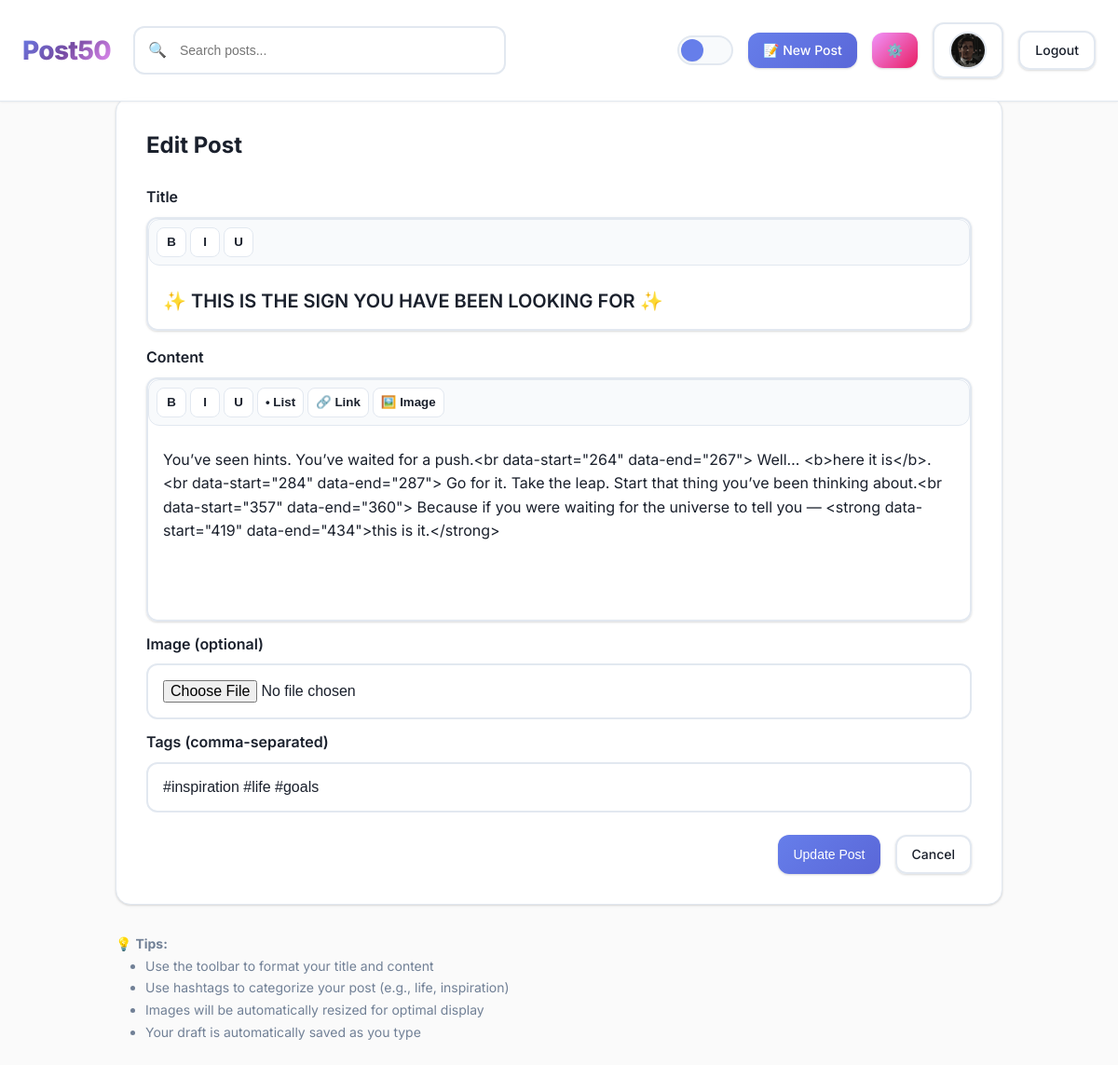
The app's page /post/1/edit (signed in) with its own data.
### app.py (models this page shows, shortened)
class User(db.Model, UserMixin):
    id = db.Column(db.Integer, primary_key=True)
    username = db.Column(db.String(80), unique=True, nullable=False)
    email = db.Column(db.String(120), unique=True, nullable=False)
    password_hash = db.Column(db.String(256), nullable=False)
    avatar_path = db.Column(db.String(255))
    theme_preference = db.Column(db.String(10), default='system')  # 'light', 'dark', 'system'
    created_at = db.Column(db.DateTime, default=dt.datetime.utcnow)
    posts = db.relationship('Post', backref='author', lazy=True)
    comments = db.relationship('Comment', backref='author', lazy=True)
    votes = db.relationship('Vote', backref='voter', lazy=True)

class Post(db.Model):
    id = db.Column(db.Integer, primary_key=True)
    title = db.Column(db.String(200), nullable=False)
    content = db.Column(db.Text, nullable=False)  # HTML content from rich editor
    image_path = db.Column(db.String(255))  # optional featured image
    created_at = db.Column(db.DateTime, default=dt.datetime.utcnow)
    updated_at = db.Column(db.DateTime, default=dt.datetime.utcnow, onupdate=dt.datetime.utcnow)
    author_id = db.Column(db.Integer, db.ForeignKey('user.id'), nullable=False)
    tags = db.relationship('Tag', secondary=post_tags, lazy='subquery', backref=db.backref('posts', lazy=True))
    comments = db.relationship('Comment', backref='post', lazy=True, cascade='all, delete-orphan')
    votes = db.relationship('Vote', backref='post', lazy=True, cascade='all, delete-orphan')

### app.py (the view, shortened to what this page needs)
    @app.route('/post/<int:post_id>/edit', methods=['GET', 'POST'])
    @login_required
    def post_edit(post_id: int):
        post = Post.query.get_or_404(post_id)
        if post.author_id != current_user.id:
            abort(403)
        return render_template('post_form.html', mode='edit', post=post)

### app.py (called while the page is built)
@login_manager.user_loader
def load_user(user_id):
    return User.query.get(int(user_id))

### templates/post_form.html (shortened to what this page needs)
{% extends "base.html" %}
{% block content %}
<div class="form-card">
    <h2>{% if post %}Edit Post{% else %}Create New Post{% endif %}</h2>
    <form method="post" enctype="multipart/form-data">
        <label for="title">Title</label>
        <div class="title-editor">
            <div class="toolbar">
                <button type="button" onclick="formatTitle('bold')">B</button>
                <button type="button" onclick="formatTitle('italic')">I</button>
                <button type="button" onclick="formatTitle('underline')">U</button>
            </div>
            <div id="titleEditor" contenteditable="true" class="form-input title-input" data-placeholder="Enter your post title...">{{ post.title if post else '' }}</div>
        </div>
        <label for="content">Content</label>
        <div class="editor">
            <div class="toolbar">
                <button type="button" onclick="formatText('bold')">B</button>
                <button type="button" onclick="formatText('italic')">I</button>
                <button type="button" onclick="formatText('underline')">U</button>
                <button type="button" onclick="insertList()">• List</button>
                <button type="button" onclick="insertLink()">🔗 Link</button>
                <button type="button" onclick="insertImage()">🖼️ Image</button>
            </div>
            <div id="editor" contenteditable="true" class="form-textarea" data-placeholder="Share your thoughts...">{{ post.content if post else '' }}</div>
        </div>
        <label for="image">Image (optional)</label>
        <input type="file" name="image" id="image" class="form-input" accept="image/*">
        <label for="postTags">Tags (comma-separated)</label>
        <input type="text" name="tags" id="postTags" class="form-input" value="{{ (post.tags | map(attribute='name') | join(', ')) if post else '' }}" placeholder="e.g., life, inspiration, tech">
        <div class="form-actions">
            <button type="submit" class="btn btn-primary">{% if post %}Update Post{% else %}Create Post{% endif %}</button>
            <a href="{{ url_for('index') }}" class="btn btn-outline">Cancel</a>
        </div>
    </form>
</div>
<div class="hint">
    <p>💡 <strong>Tips:</strong></p>
    <ul>
        <li>Use the toolbar to format your title and content</li>
        <li>Use hashtags to categorize your post (e.g., life, inspiration)</li>
        <li>Images will be automatically resized for optimal display</li>
        <li>Your draft is automatically saved as you type</li>
    </ul>
</div>
{% endblock %}

### templates/base.html (shortened to what this page needs)
<!doctype html>
<html lang="en" data-theme="system">
<head>
  <link rel="stylesheet" href="{{ url_for('static', filename='css/style.css') }}">
</head>
<body>
  <div id="app">
    <header class="nav-header">
      <div class="nav-container">
        <div class="nav-brand">
          <a href="{{ url_for('index') }}" class="brand-link">
            <h1 class="brand-text">Post50</h1>
          </a>
        </div>
        <div class="nav-search">
          <form id="searchForm" action="{{ url_for('index') }}" method="get">
            <input type="text" name="q" id="searchInput" placeholder="Search posts..." class="search-input" value="{{ request.args.get('q','') }}">
            <div class="search-icon">🔍</div>
          </form>
        </div>
        <div class="nav-actions">
          <button id="themeToggle" class="theme-toggle" role="switch" aria-checked="false" aria-label="Toggle theme">
            <div class="theme-toggle-track">
              <div class="theme-toggle-thumb"></div>
            </div>
          </button>
          {% if current_user.is_authenticated %}
            <a href="{{ url_for('post_new') }}" class="btn btn-primary">📝 New Post</a>
            <a href="{{ url_for('settings') }}" class="btn btn-secondary">⚙️</a>
            <a href="{{ url_for('profile', user_id=current_user.id) }}" class="btn btn-outline">
              {% if current_user.avatar_path %}
                <img src="{{ current_user.avatar_path }}" class="avatar" alt="avatar">
              {% else %}
                <span class="avatar-placeholder">{{ current_user.username[0].upper() }}</span>
              {% endif %}
            </a>
            <a href="{{ url_for('logout') }}" class="btn btn-outline">Logout</a>
          {% else %}
            <a href="{{ url_for('login') }}" class="btn btn-primary">Login</a>
            <a href="{{ url_for('register') }}" class="btn btn-outline">Register</a>
          {% endif %}
        </div>
      </div>
    </header>
    <main class="main-content">
      {% block content %}{% endblock %}
    </main>
  </div>
</body>
</html>

### records on screen
User: avatar_path (picture)
Post: title "✨ THIS IS THE SIGN YOU HAVE BEEN LOOKING FOR ✨", content "You’ve seen hints. You’ve waited for a push.<br data-start=\"264\" data-end=\"267\"> Well… <b>here it is</b>.<br data-start=\"284\" data-end=\"287\"> Go for it. Take the leap. Start that thing you’ve been thinking about.<br data-start=\"357\" data-end=\"360\"> Because if you were waiting for the universe to tell you — <strong data-start=\"419\" data-end=\"434\">this is it.</strong>"
